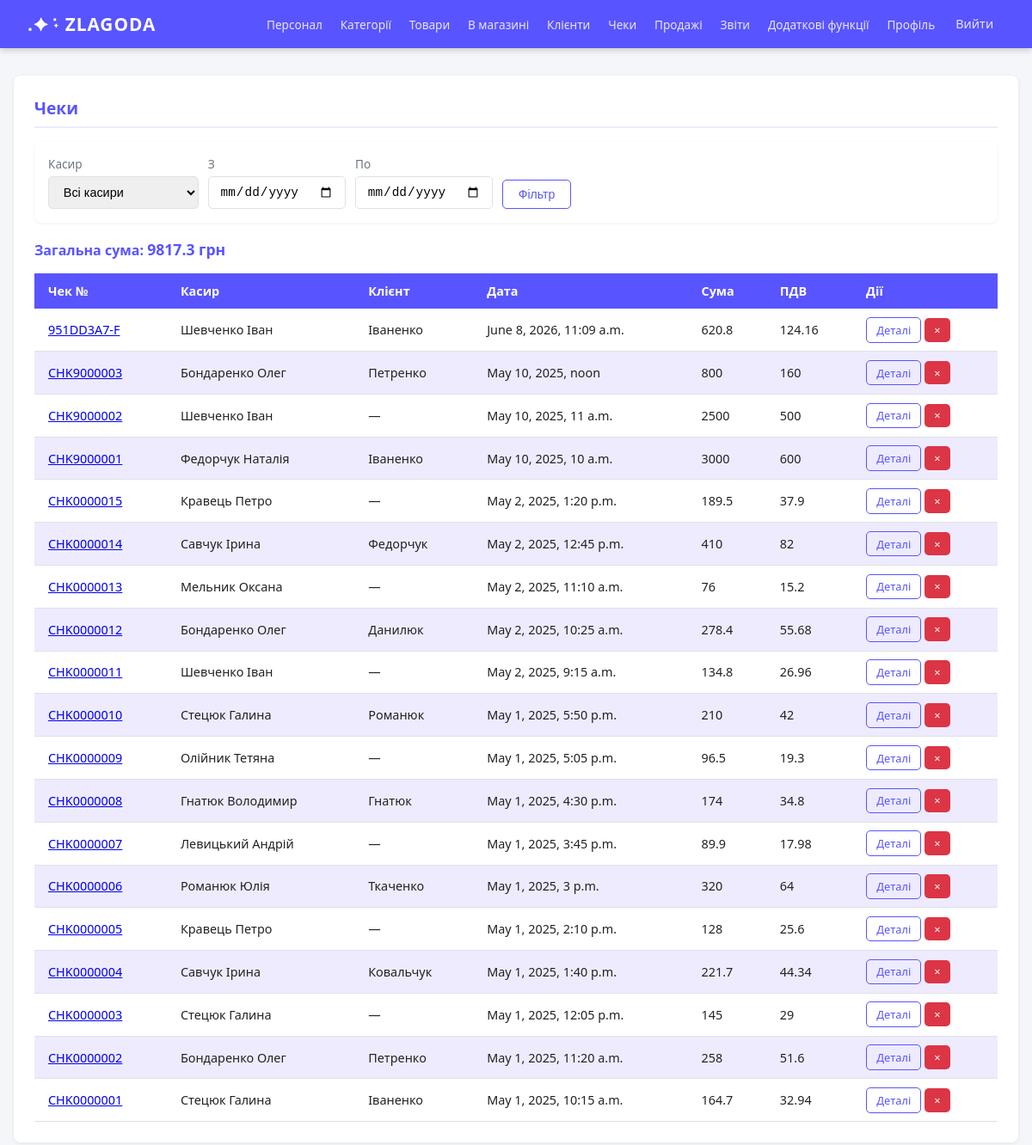
The page /checks/ (signed in) on the database as committed earlier.
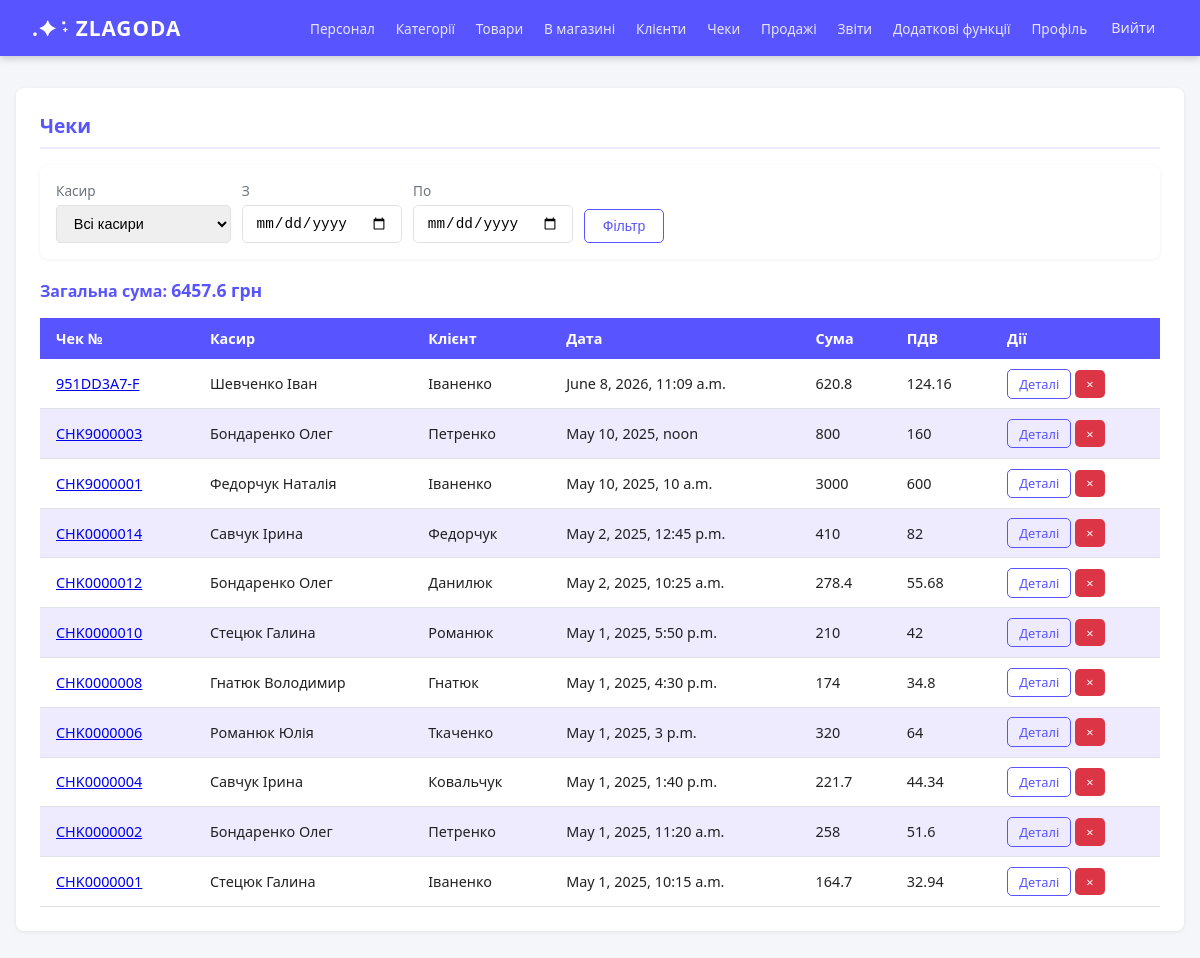
The same page on the database as committed later.
### supermarket/models.py (models this page shows)
class Chek(models.Model):
    check_number = models.CharField(max_length=10, primary_key=True)
    id_employee = models.ForeignKey(
        Employee, on_delete=models.DO_NOTHING,
        db_column='id_employee'
    )
    card_number = models.ForeignKey(
        Customer_Card, on_delete=models.DO_NOTHING,
        db_column='card_number', null=True, blank=True
    )
    print_date = models.DateTimeField()
    sum_total = models.DecimalField(max_digits=13, decimal_places=4)
    vat = models.DecimalField(max_digits=13, decimal_places=4)
    class Meta:
        db_table = 'Chek'
        managed = True

### supermarket/views.py (the view)
# urls.py: path('checks/', views.checks_list, name='checks'),
@login_required
def checks_list(request):
    role = get_current_role(request)
    emp_id = request.user.username
    today = date.today().isoformat()
    if is_manager(role):
        filter_emp = request.GET.get('employee_id', '')
        date_from = request.GET.get('date_from', '')
        date_to = request.GET.get('date_to', '')
    else:
        filter_emp = emp_id
        date_from = request.GET.get('date_from', today)
        date_to = request.GET.get('date_to', today)
    checks = db.get_checks(
        employee_id=filter_emp if filter_emp else None,
        date_from=date_from if date_from else None,
        date_to=date_to if date_to else None
    )
    total = db.get_total_sales(
        employee_id=filter_emp if filter_emp else None,
        date_from=date_from if date_from else None,
        date_to=date_to if date_to else None
    )
    cashiers = db.get_cashiers() if is_manager(role) else []
    return render(request, 'supermarket/checks.html', {
        'checks': checks, 'total': total,
        'cashiers': cashiers, 'role': role,
        'filter_emp': filter_emp,
        'date_from': date_from, 'date_to': date_to,
        'today': today,
    })

### supermarket/context_processors.py (called while the page is built)
def user_role(request):
    if request.user.is_authenticated:
        emp_list = db.get_employee_by_id(request.user.username)
        if emp_list:
            return {'role': emp_list[0]['empl_role']}
    return {'role': ''}

### supermarket/db_utils.py (called while the page is built)
def dictfetchall(cursor):
    columns = [col[0] for col in cursor.description]
    return [dict(zip(columns, row)) for row in cursor.fetchall()]

def format_dates(rows):
    for row in rows:
        if row.get('date_of_birth'):
            row['date_of_birth'] = str(row['date_of_birth'])[:10]
        if row.get('date_of_start'):
            row['date_of_start'] = str(row['date_of_start'])[:10]
    return rows

def get_cashiers():
    with connection.cursor() as c:
        c.execute("""
            SELECT id_employee, empl_surname, empl_name, empl_patronymic,
                   empl_role, salary, date_of_birth, date_of_start,
                   phone_number, city, street, zip_code
            FROM Employee
            WHERE empl_role IN ('Cashier', 'Касир')
            ORDER BY empl_surname
        """)
        return format_dates(dictfetchall(c))

### supermarket/views.py (called while the page is built)
def is_manager(role):
    return role in ('Manager', 'Менеджер')

### supermarket/templates/supermarket/checks.html (shortened to what this page needs)
{% extends 'supermarket/base.html' %}
{% block content %}
<div class="card">
  <div class="card-title">
    Чеки
  </div>
  <div class="filter-bar">
    <form method="get" style="display:flex;gap:.7rem;flex-wrap:wrap;align-items:flex-end;width:100%">
      {% if role == 'Manager' or role == 'Менеджер' %}
      <div class="form-group">
        <label>Касир</label>
        <select name="employee_id">
          <option value="">Всі касири</option>
        </select>
      </div>
      {% endif %}
      <div class="form-group"><label>З</label><input type="date" name="date_from" value="{{ date_from }}"></div>
      <div class="form-group"><label>По</label><input type="date" name="date_to" value="{{ date_to }}"></div>
      <button class="btn btn-outline">Фільтр</button>
    </form>
  </div>
  <div style="margin-bottom:1rem;font-weight:600;color:var(--green-dark)">
    Загальна сума: <span style="font-size:1.1rem">{{ total }} грн</span>
  </div>
  <div class="table-wrap">
    <table>
      <thead>
        <tr>
          <th>Чек №</th><th>Касир</th><th>Клієнт</th>
          <th>Дата</th><th>Сума</th><th>ПДВ</th><th>Дії</th>
        </tr>
      </thead>
      <tbody>
      {% for ch in checks %}
      <tr>
        <td><a href="{% url 'check_detail' ch.check_number %}">{{ ch.check_number }}</a></td>
        <td>{{ ch.cashier_name }}</td>
        <td>{{ ch.cust_surname|default:"—" }}</td>
        <td>{{ ch.print_date }}</td>
        <td>{{ ch.sum_total }}</td>
        <td>{{ ch.vat }}</td>
        <td>
          <a href="{% url 'check_detail' ch.check_number %}" class="btn btn-outline btn-sm">Деталі</a>
          {% if role == 'Manager' or role == 'Менеджер' %}
          <a href="{% url 'check_delete' ch.check_number %}" class="btn btn-danger btn-sm"
             onclick="return confirm('Видалити чек?')">×</a>
          {% endif %}
        </td>
      </tr>
      {% empty %}
      <tr><td colspan="7" style="text-align:center">Немає чеків</td></tr>
      {% endfor %}
      </tbody>
    </table>
  </div>
</div>
{% endblock %}

Rows that differ between the two databases and show on the page:
removed Chek: check_number "CHK9000002", cashier_name "Шевченко Іван", cust_surname "—", print_date "May 10, 2025, 11 a.m.", sum_total "2500", vat "500"
removed Chek: check_number "CHK0000015", cashier_name "Кравець Петро", cust_surname "—", print_date "May 2, 2025, 1:20 p.m.", sum_total "189.5", vat "37.9"
removed Chek: check_number "CHK0000013", cashier_name "Мельник Оксана", cust_surname "—", print_date "May 2, 2025, 11:10 a.m.", sum_total "76", vat "15.2"
removed Chek: check_number "CHK0000011", cashier_name "Шевченко Іван", cust_surname "—", print_date "May 2, 2025, 9:15 a.m.", sum_total "134.8", vat "26.96"
removed Chek: check_number "CHK0000009", cashier_name "Олійник Тетяна", cust_surname "—", print_date "May 1, 2025, 5:05 p.m.", sum_total "96.5", vat "19.3"
removed Chek: check_number "CHK0000007", cashier_name "Левицький Андрій", cust_surname "—", print_date "May 1, 2025, 3:45 p.m.", sum_total "89.9", vat "17.98"
removed Chek: check_number "CHK0000005", cashier_name "Кравець Петро", cust_surname "—", print_date "May 1, 2025, 2:10 p.m.", sum_total "128", vat "25.6"
removed Chek: check_number "CHK0000003", cashier_name "Стецюк Галина", cust_surname "—", print_date "May 1, 2025, 12:05 p.m.", sum_total "145", vat "29"
Other text that changed with them:
{{ total }}: "9817.3" → "6457.6"
